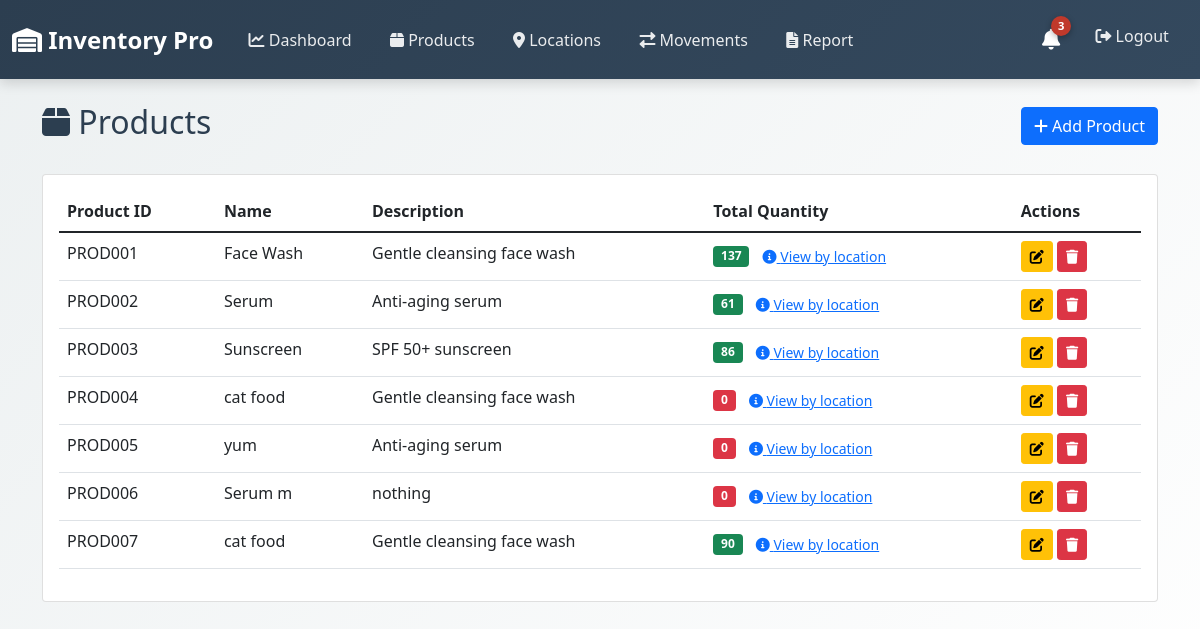
The page /products (signed in) on the database its author committed.
### models.py (models this page shows)
class Product(db.Model):
    product_id = db.Column(db.String(50), primary_key=True)
    name = db.Column(db.String(100), nullable=False)
    description = db.Column(db.String(200))
    min_stock = db.Column(db.Integer, default=5)

### app.py (the view, shortened to what this page needs)
@app.route('/products', methods=['GET', 'POST'])
@login_required
def products():
    products = Product.query.all()
    product_data = []
    for p in products:
        total_qty = get_product_total_stock(p.product_id)
        product_data.append({
            'product_id': p.product_id,
            'name': p.name,
            'description': p.description,
            'total_qty': total_qty
        })
    return render_template('products.html', products=product_data)

### app.py (called while the page is built)
@login_manager.user_loader
def load_user(user_id):
    return User.query.get(int(user_id))

def get_product_total_stock(product_id):
    incoming = db.session.query(func.sum(ProductMovement.qty)).filter(
        ProductMovement.product_id == product_id,
        ProductMovement.to_location.isnot(None)
    ).scalar() or 0
    outgoing = db.session.query(func.sum(ProductMovement.qty)).filter(
        ProductMovement.product_id == product_id,
        ProductMovement.from_location.isnot(None),
        ProductMovement.to_location.is_(None)  # Only count actual outgoing (sales), not transfers
    ).scalar() or 0
    return incoming - outgoing

### templates/products.html (shortened to what this page needs)
{% extends "base.html" %}
{% block content %}
<div class="d-flex justify-content-between align-items-center mb-4">
    <h2><i class="fas fa-box"></i> Products</h2>
    <button class="btn btn-primary" data-bs-toggle="modal" data-bs-target="#addModal">
        <i class="fas fa-plus"></i> Add Product
    </button>
</div>
<div class="card">
    <div class="card-body">
        <div class="table-responsive">
            <table class="table table-hover">
                <thead>
                    <tr>
                        <th>Product ID</th>
                        <th>Name</th>
                        <th>Description</th>
                        <th>Total Quantity</th>
                        <th>Actions</th>
                    </tr>
                </thead>
                <tbody>
                    {% for product in products %}
                    <tr>
                        <td>{{ product.product_id }}</td>
                        <td>{{ product.name }}</td>
                        <td>{{ product.description }}</td>
                        <td>
                            <span class="badge {% if product.total_qty <= 10 %}bg-danger{% elif product.total_qty <= 20 %}bg-warning text-dark{% else %}bg-success{% endif %}">
                                {{ product.total_qty }}
                            </span>
                            <button class="btn btn-sm btn-link" onclick="showLocationBreakdown('{{ product.product_id }}', '{{ product.name }}')">
                                <i class="fas fa-info-circle"></i> View by location
                            </button>
                        </td>
                        <td>
                            <button class="btn btn-sm btn-warning"
                                    onclick="editProduct('{{ product.product_id }}', '{{ product.name }}', '{{ product.description }}', {{ product.total_qty }})">
                                <i class="fas fa-edit"></i>
                            </button>
                            <button class="btn btn-sm btn-danger" onclick="deleteProduct('{{ product.product_id }}')">
                                <i class="fas fa-trash"></i>
                            </button>
                        </td>
                    </tr>
                    {% endfor %}
                </tbody>
            </table>
        </div>
    </div>
</div>
{% endblock %}

### templates/base.html (shortened to what this page needs)
<!DOCTYPE html>
<html lang="en">
<head>
    <link href="https://cdn.jsdelivr.net/npm/bootstrap@5.1.3/dist/css/bootstrap.min.css" rel="stylesheet">
    <link rel="stylesheet" href="https://cdnjs.cloudflare.com/ajax/libs/font-awesome/6.0.0/css/all.min.css">
    <link rel="stylesheet" href="{{ url_for('static', filename='style.css') }}">
</head>
<body>
    {% if current_user.is_authenticated %}
    <nav class="navbar navbar-expand-lg navbar-custom">
        <div class="container-fluid">
            <a class="navbar-brand" href="{{ url_for('dashboard') }}">
                <i class="fas fa-warehouse"></i> Inventory Pro
            </a>
            <div class="collapse navbar-collapse" id="navbarNav">
                <ul class="navbar-nav me-auto">
                    <li class="nav-item">
                        <a class="nav-link" href="{{ url_for('dashboard') }}">
                            <i class="fas fa-chart-line"></i> Dashboard
                        </a>
                    </li>
                    <li class="nav-item">
                        <a class="nav-link" href="{{ url_for('products') }}">
                            <i class="fas fa-box"></i> Products
                        </a>
                    </li>
                    <li class="nav-item">
                        <a class="nav-link" href="{{ url_for('locations') }}">
                            <i class="fas fa-map-marker-alt"></i> Locations
                        </a>
                    </li>
                    <li class="nav-item">
                        <a class="nav-link" href="{{ url_for('movements') }}">
                            <i class="fas fa-exchange-alt"></i> Movements
                        </a>
                    </li>
                    <li class="nav-item">
                        <a class="nav-link" href="{{ url_for('report') }}">
                            <i class="fas fa-file-alt"></i> Report
                        </a>
                    </li>
                </ul>
                <ul class="navbar-nav">
                    <li class="nav-item">
                        <div class="notification-bell" id="notificationBell">
                            <i class="fas fa-bell"></i>
                            <span class="badge-notification" id="notificationBadge">0</span>
                        </div>
                    </li>
                    <li class="nav-item">
                        <a class="nav-link" href="{{ url_for('logout') }}">
                            <i class="fas fa-sign-out-alt"></i> Logout
                        </a>
                    </li>
                </ul>
            </div>
        </div>
    </nav>
    {% endif %}
    <div class="container mt-4">
        {% block content %}{% endblock %}
    </div>
</body>
</html>

### static/style.css (style rules this page uses)
:root { --primary-color: #2C3E50; --secondary-color: #34495E; --accent-color: #E67E22; --success-color: #27AE60; --danger-color: #C0392B; --warning-color: #F39C12; --info-color: #3498DB; --light-bg: #ECF0F1; --white: #FFFFFF; --text-dark: #2C3E50; --text-muted: #7F8C8D; --border-color: #BDC3C7; }
body { background: linear-gradient(135deg, #ECF0F1 0%, #FFFFFF 100%); font-family: 'Segoe UI', Tahoma, Geneva, Verdana, sans-serif; color: var(--text-dark); min-height: 100vh; }
.navbar-custom { background: linear-gradient(135deg, var(--primary-color) 0%, var(--secondary-color) 100%); box-shadow: 0 4px 12px rgba(0, 0, 0, 0.15); padding: 1rem 0; }
.navbar-brand { font-weight: 700; font-size: 1.5rem; color: var(--white) !important; transition: all 0.3s ease; }
.nav-link { color: rgba(255, 255, 255, 0.9) !important; font-weight: 500; padding: 0.5rem 1rem !important; margin: 0 0.2rem; border-radius: 8px; transition: all 0.3s ease; }
.notification-bell { position: relative; cursor: pointer; padding: 0.5rem 1rem; color: var(--white); font-size: 1.3rem; transition: all 0.3s ease; }
.badge-notification { position: absolute; top: 0; right: 5px; background-color: var(--danger-color); color: var(--white); border-radius: 50%; width: 20px; height: 20px; display: flex; align-items: center; justify-content: center; font-size: 0.7rem; font-weight: bold; box-shadow: 0 2px 6px rgba(0, 0, 0, 0.3); }
.card, .stat-card { animation: fadeIn 0.5s ease; }

### rows shown on the page
Product: product_id "PROD001", name "Face Wash", description "Gentle cleansing face wash", total_qty "137"
Product: product_id "PROD002", name "Serum", description "Anti-aging serum", total_qty "61"
Product: product_id "PROD003", name "Sunscreen", description "SPF 50+ sunscreen", total_qty "86"
Product: product_id "PROD004", name "cat food", description "Gentle cleansing face wash", total_qty "0"
Product: product_id "PROD005", name "yum", description "Anti-aging serum", total_qty "0"
Product: product_id "PROD006", name "Serum m", description "nothing", total_qty "0"
Product: product_id "PROD007", name "cat food", description "Gentle cleansing face wash", total_qty "90"
